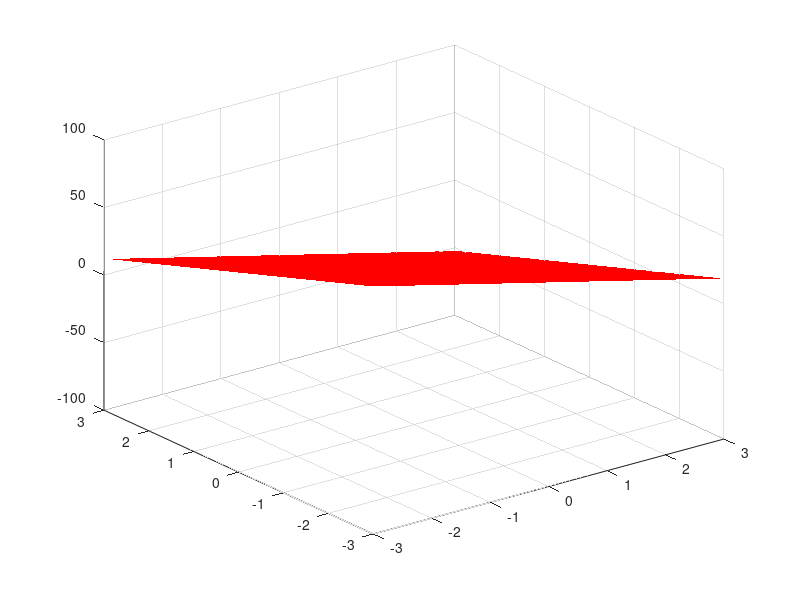

Recreate this plot in MATLAB. (Note: this script raises an error after producing the figure.)
% Inteligência Computacional
% Trabalho Prático 1 - Exercício 1 e 2
% Author: Thiago Silva Prates
function [wInicial, wFinal]=exec1()
    clear all;
    clc;

    file = importdata('dados.txt', ' ');
    data = file.data;
    
    % learning rate
    ni = 0.01;
    
    numRows = size(data, 1);
    numCols = size(data, 2);
    
    bias = -1;

    maxEpocas = 10;    
    err = numRows;

    w = rand(1, numCols);
    wInicial = w;
    
    iter = 0;
    
    while err == 0 || iter < maxEpocas
        err = numRows;
        
        for row=1:numRows
            % activation function
            y = w(1:numCols-1) .* data(row, 1:numCols-1);
            y = sum(y) + bias * w(1:numCols);
            
            if y < 1
                y = 0;
            else
                y = 1;
            end
            
            % fixing weights
            expected = data(row, numCols);
            if expected ~= y
                err = err - 1;
                d = expected-y;
                
                w(1, 1:numCols-1) = w(1, 1:numCols-1) + (ni*d).*data(row, 1:numCols-1);
                w(1, numCols) = w(1, numCols) + ni*d*bias;
            end
        end
        
        iter=iter + 1;
        
        % boundary line
        [X,Y] = meshgrid(-3:3);
        Z = -(w(4)*bias + w(1)*X + w(2)*Y)/w(3); 
        surf(X, Y, Z, 'FaceColor','red', 'EdgeColor', 'none');
        alpha(.4);
                
        hold on;
        
        % class 0
        lastColEquals0 = data(:,4) == 0;
        plot3(data(lastColEquals0, 1), data(lastColEquals0, 2), data(lastColEquals0,3), 'r*');
        
        hold on;
        
        % class 1
        lastColEquals1 = data(:,4) == 1;
        plot3(data(lastColEquals1, 1), data(lastColEquals1, 2), data(lastColEquals1, 3), 'bo');
        
        grid on;
        title('Tabalho de Inteligencia Computacional');
        xlabel('Eixo X'); 
        ylabel('Eixo Y'); 
        zlabel('Eixo Z');
        
        pause;
        close;   
    end
    
    wFinal = w;
end
